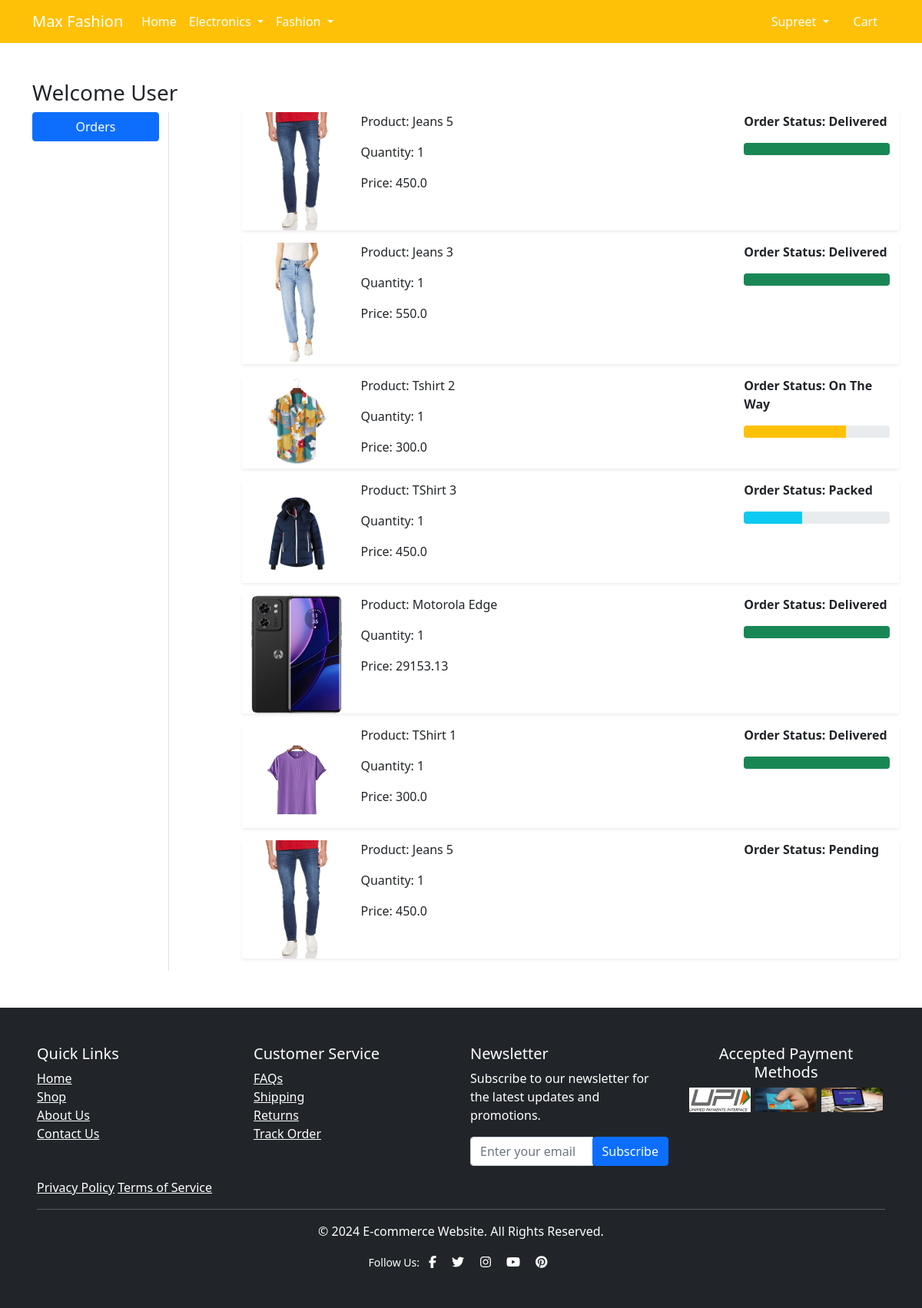
Page /orders/ (signed in) on the committed database.
### app/models.py (models this page shows, shortened)
class OrderPlaced(models.Model):
 user = models.ForeignKey(User, on_delete=models.CASCADE)
 customer = models.ForeignKey(Customer, on_delete=models.CASCADE)
 product = models.ForeignKey(Product, on_delete=models.CASCADE)
 quantity = models.PositiveIntegerField(default=1)
 ordered_date = models.DateTimeField(auto_now_add=True)
 status = models.CharField(max_length=50,choices=STATUS_CHOICES,default='Pending')
 @property
 def total_cost(self):
   return self.quantity * self.product.discounted_price

class Product(models.Model):
 title = models.CharField(max_length=100)
 selling_price = models.FloatField()
 discounted_price = models.FloatField()
 description = models.TextField()
 brand = models.CharField(max_length=100)
 category = models.CharField( choices=CATEGORY_CHOICES, max_length=2)
 product_image = models.ImageField(upload_to='productimg')

### app/views.py (the view)
# urls.py: path('orders/', views.orders, name='orders'),
@login_required
def orders(request):
	op = OrderPlaced.objects.filter(user=request.user)
	return render(request, 'app/orders.html', {'order_placed':op})

### app/templates/app/orders.html (shortened to what this page needs)
{% extends 'app/base.html' %}
{% load static %}
{% block main-content %}
<div class="container my-5">
 <div class="row">
 <h3>Welcome User</h3>
  <div class="col-sm-2 border-end">
   <ul class="list-unstyled">
    <li class="d-grid"><a href="{% url 'orders' %}" class="btn btn-primary">Orders</a></li>
   </ul>
  </div>
  <div class="col-sm-9 offset-sm-1">
  {% for op in order_placed %}
   <div class="row shadow-sm mb-3">
    <div class="col-sm-2">
     <img src="{{op.product.product_image.url}}" alt="" srcset="" class="img-fluid" height="150" width="150">
    </div>
    <div class="col-sm-7">
     <p>Product: {{op.product.title}}</p>
     <p>Quantity: {{op.quantity}}</p>
     <p>Price: {{op.total_cost}}</p>
    </div>
    <div class="col-sm-3 fw-bold">
     <p>Order Status: {{op.status}}</p>
      {% if op.status == 'Packed' %}
      <div class="progress">
       <div class="progress-bar bg-info" role="progressbar" style="width: 40%" aria-valuenow="40" aria-valuemin="0" aria-valuemax="100"></div>
      </div>
      {% endif %}
      {% if op.status == 'On The Way' %}
      <div class="progress">
       <div class="progress-bar bg-warning" role="progressbar" style="width: 70%" aria-valuenow="70" aria-valuemin="0" aria-valuemax="100"></div>
      </div>
      {% endif %}
      {% if op.status == 'Delivered' %}
      <div class="progress">
       <div class="progress-bar bg-success" role="progressbar" style="width: 100%" aria-valuenow="100" aria-valuemin="0" aria-valuemax="100"></div>
      </div>
      {% endif %}
    </div>
   </div>
   {% endfor %}
  </div>
 </div>
</div>
{% endblock main-content %}

### app/templates/app/base.html (shortened to what this page needs)
<!doctype html>
{% load static %}
<html lang="en">
  <head>
    <link href="https://cdn.jsdelivr.net/npm/bootstrap@5.0.0-beta1/dist/css/bootstrap.min.css" rel="stylesheet">
    <link rel="stylesheet" href="{% static 'app/css/owl.carousel.min.css' %}">
    <link rel="stylesheet" href="{% static 'app/css/all.min.css' %}">
    <link rel="stylesheet" href="{% static 'app/css/style.css' %}">
  </head>
  <body>
    <nav class="navbar navbar-expand-lg navbar-dark bg-warning">
     <div class="container">
       <a class="navbar-brand" href="/">Max Fashion</a>
       <div class="collapse navbar-collapse" id="navbarSupportedContent">
         <ul class="navbar-nav me-auto mb-2 mb-lg-0">
           <li class="nav-item">
             <a class="nav-link active" aria-current="page" href="/">Home</a>
           </li>
           <li class="nav-item dropdown">
             <a class="nav-link dropdown-toggle text-white" href="#" id="electronicsDropdown" role="button" data-bs-toggle="dropdown" aria-expanded="false">
               Electronics
             </a>
           </li>
           <li class="nav-item dropdown">
             <a class="nav-link dropdown-toggle text-white" href="#" id="fashionDropdown" role="button" data-bs-toggle="dropdown" aria-expanded="false">
               Fashion
             </a>
           </li>
         </ul>
         <div>
          <ul class="navbar-nav me-auto mb-2 mb-lg-0">
          {% if request.user.is_authenticated %}
           <li class="nav-item dropdown mx-2">
              <a class="nav-link dropdown-toggle text-white" href="#" id="profileDropdown" role="button" data-bs-toggle="dropdown" aria-expanded="false">
                {{request.user.username|capfirst}}
              </a>
            </li>
            <li class="nav-item mx-2">
              <a href="{% url 'showcart' %}" class="nav-link text-white"> Cart </a>
            </li>
            {% endif %}
          </ul>
         </div>
       </div>
     </div>
    </nav>
    {% block main-content %} {% endblock main-content %}
<footer class="container-fluid bg-dark text-white p-5 mt-5">
  <div class="row">
      <div class="col-md-3">
          <h5>Quick Links</h5>
          <ul class="list-unstyled">
              <li><a href="#" class="text-white">Home</a></li>
              <li><a href="#" class="text-white">Shop</a></li>
              <li><a href="#" class="text-white">About Us</a></li>
              <li><a href="#" class="text-white">Contact Us</a></li>
          </ul>
      </div>
      <div class="col-md-3">
          <h5>Customer Service</h5>
          <ul class="list-unstyled">
              <li><a href="#" class="text-white">FAQs</a></li>
              <li><a href="#" class="text-white">Shipping</a></li>
              <li><a href="#" class="text-white">Returns</a></li>
              <li><a href="#" class="text-white">Track Order</a></li>
          </ul>
      </div>
      <div class="col-md-3">
          <h5>Newsletter</h5>
          <p>Subscribe to our newsletter for the latest updates and promotions.</p>
          <form id="subscribe-form">
              <div class="input-group mb-3">
                  <input type="email" class="form-control" id="email" placeholder="Enter your email">
                  <div class="input-group-append">
                      <button type="submit" class="btn btn-primary">Subscribe</button>
                  </div>
              </div>
          </form>
      </div>
      <div class="col-md-3 text-center">
          <h5>Accepted Payment Methods</h5>
          <div class="d-flex justify-content-around">
              <img src="{% static 'app/images/payavail/upi.jpg' %}" alt="UPI" class="img-fluid" style="max-width: 80px;">
              <img src="{% static 'app/images/payavail/cc.jpg' %}" alt="Credit Card" class="img-fluid" style="max-width: 80px;">
              <img src="{% static 'app/images/payavail/nb.jpg' %}" alt="Net Banking" class="img-fluid" style="max-width: 80px;">
          </div>
      </div>
      <div class="col-md-6">
        <div class="text-right">
            <a href="#" class="text-white mr-3">Privacy Policy</a>
            <a href="#" class="text-white">Terms of Service</a>
        </div>
    </div>
  </div>
  <hr class="bg-light">
  <div class="row">
      <div class="col-md-12 text-center">
          <p class="mb-0">&copy; 2024 E-commerce Website. All Rights Reserved.</p>
      </div>
  </div>
  <div class="row mt-3">
      <div class="col-md-12 text-center">
          <small>Follow Us:</small>
          <a href="#" class="text-white mx-2"><i class="fab fa-facebook-f"></i></a>
          <a href="#" class="text-white mx-2"><i class="fab fa-twitter"></i></a>
          <a href="#" class="text-white mx-2"><i class="fab fa-instagram"></i></a>
          <a href="#" class="text-white mx-2"><i class="fab fa-youtube"></i></a>
          <a href="#" class="text-white mx-2"><i class="fab fa-pinterest"></i></a>
      </div>
  </div>
</footer>
  </body>
</html>

### rows in the picture
OrderPlaced: product.product_image (picture), product "Jeans 5", quantity "1", total_cost "450.0", status "Delivered"
OrderPlaced: product.product_image (picture), product "Jeans 3", quantity "1", total_cost "550.0", status "Delivered"
OrderPlaced: product.product_image (picture), product "Tshirt 2", quantity "1", total_cost "300.0", status "On The Way"
OrderPlaced: product.product_image (picture), product "TShirt 3", quantity "1", total_cost "450.0", status "Packed"
OrderPlaced: product.product_image (picture), product "Motorola Edge", quantity "1", total_cost "29153.13", status "Delivered"
OrderPlaced: product.product_image (picture), product "TShirt 1", quantity "1", total_cost "300.0", status "Delivered"
OrderPlaced: product.product_image (picture), product "Jeans 5", quantity "1", total_cost "450.0", status "Pending"

### other values in the picture
{{ request.user.username|capfirst }} "Supreet"
